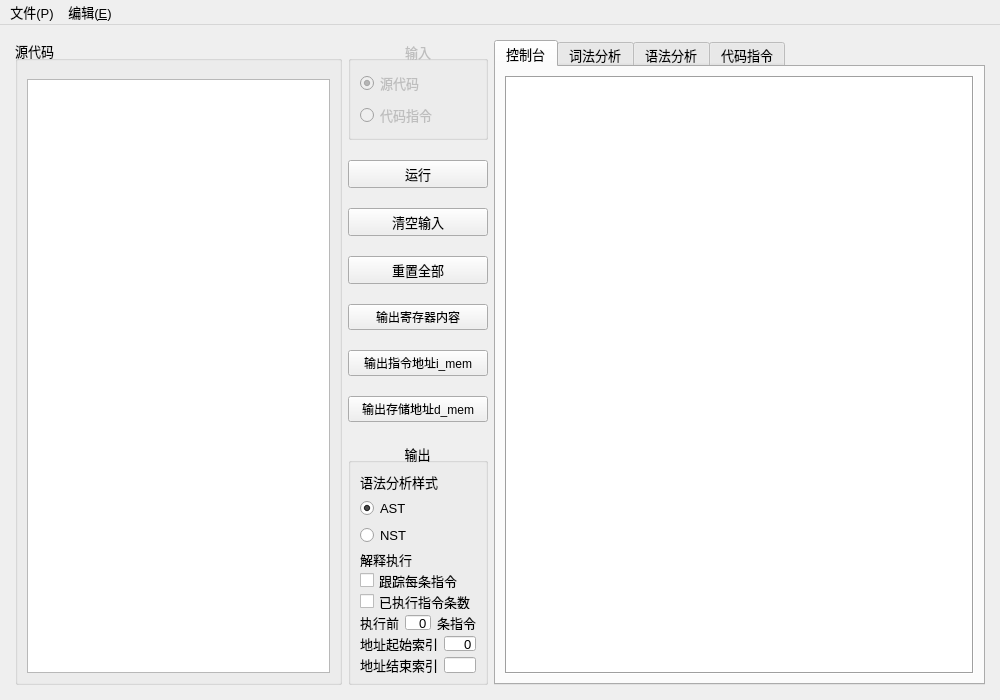
<?xml version="1.0" encoding="UTF-8"?>
<ui version="4.0">
 <class>MainWindow</class>
 <widget class="QMainWindow" name="MainWindow">
  <property name="geometry">
   <rect>
    <x>0</x>
    <y>0</y>
    <width>1000</width>
    <height>700</height>
   </rect>
  </property>
  <property name="minimumSize">
   <size>
    <width>1000</width>
    <height>700</height>
   </size>
  </property>
  <property name="windowTitle">
   <string>Mini C 编译器</string>
  </property>
  <property name="styleSheet">
   <string notr="true"/>
  </property>
  <property name="documentMode">
   <bool>false</bool>
  </property>
  <property name="dockOptions">
   <set>QMainWindow::AllowTabbedDocks|QMainWindow::AnimatedDocks</set>
  </property>
  <widget class="QWidget" name="centralwidget">
   <layout class="QGridLayout" name="gridLayout">
    <item row="0" column="0">
     <layout class="QHBoxLayout" name="horizontalLayout" stretch="4,1,6">
      <property name="spacing">
       <number>6</number>
      </property>
      <property name="leftMargin">
       <number>6</number>
      </property>
      <property name="topMargin">
       <number>6</number>
      </property>
      <property name="rightMargin">
       <number>6</number>
      </property>
      <property name="bottomMargin">
       <number>6</number>
      </property>
      <item>
       <widget class="QGroupBox" name="groupBox">
        <property name="font">
         <font>
          <pointsize>10</pointsize>
         </font>
        </property>
        <property name="title">
         <string>源代码</string>
        </property>
        <layout class="QGridLayout" name="gridLayout_4">
         <property name="topMargin">
          <number>18</number>
         </property>
         <item row="1" column="0">
          <widget class="QTextEdit" name="code_textEdit">
           <property name="font">
            <font>
             <pointsize>10</pointsize>
            </font>
           </property>
           <property name="lineWidth">
            <number>0</number>
           </property>
           <property name="acceptRichText">
            <bool>false</bool>
           </property>
          </widget>
         </item>
        </layout>
       </widget>
      </item>
      <item>
       <layout class="QVBoxLayout" name="verticalLayout_2" stretch="1,3,1,1,1,1,1,1,1,1">
        <property name="spacing">
         <number>20</number>
        </property>
        <item>
         <spacer name="verticalSpacer">
          <property name="orientation">
           <enum>Qt::Vertical</enum>
          </property>
          <property name="sizeHint" stdset="0">
           <size>
            <width>20</width>
            <height>40</height>
           </size>
          </property>
         </spacer>
        </item>
        <item>
         <widget class="QGroupBox" name="groupBox_3">
          <property name="enabled">
           <bool>false</bool>
          </property>
          <property name="font">
           <font>
            <pointsize>10</pointsize>
           </font>
          </property>
          <property name="title">
           <string>输入</string>
          </property>
          <property name="alignment">
           <set>Qt::AlignCenter</set>
          </property>
          <layout class="QGridLayout" name="gridLayout_7">
           <item row="0" column="0">
            <layout class="QVBoxLayout" name="verticalLayout_3">
             <item>
              <widget class="QRadioButton" name="source_code_radioButton">
               <property name="font">
                <font>
                 <pointsize>10</pointsize>
                </font>
               </property>
               <property name="text">
                <string>源代码</string>
               </property>
               <property name="checked">
                <bool>true</bool>
               </property>
              </widget>
             </item>
             <item>
              <widget class="QRadioButton" name="code_instructions_radioButton">
               <property name="text">
                <string>代码指令</string>
               </property>
              </widget>
             </item>
            </layout>
           </item>
          </layout>
         </widget>
        </item>
        <item>
         <widget class="QPushButton" name="generate_pushButton">
          <property name="font">
           <font>
            <pointsize>10</pointsize>
           </font>
          </property>
          <property name="styleSheet">
           <string notr="true"/>
          </property>
          <property name="text">
           <string>运行</string>
          </property>
         </widget>
        </item>
        <item>
         <widget class="QPushButton" name="clear_code_pushButton">
          <property name="font">
           <font>
            <pointsize>10</pointsize>
           </font>
          </property>
          <property name="text">
           <string>清空输入</string>
          </property>
         </widget>
        </item>
        <item>
         <widget class="QPushButton" name="reset_pushButton">
          <property name="font">
           <font>
            <pointsize>10</pointsize>
           </font>
          </property>
          <property name="text">
           <string>重置全部</string>
          </property>
         </widget>
        </item>
        <item>
         <widget class="QPushButton" name="pushButton">
          <property name="text">
           <string>输出寄存器内容</string>
          </property>
         </widget>
        </item>
        <item>
         <widget class="QPushButton" name="pushButton_2">
          <property name="text">
           <string>输出指令地址i_mem</string>
          </property>
         </widget>
        </item>
        <item>
         <widget class="QPushButton" name="pushButton_3">
          <property name="text">
           <string>输出存储地址d_mem</string>
          </property>
         </widget>
        </item>
        <item>
         <widget class="QGroupBox" name="groupBox_2">
          <property name="enabled">
           <bool>true</bool>
          </property>
          <property name="minimumSize">
           <size>
            <width>0</width>
            <height>0</height>
           </size>
          </property>
          <property name="font">
           <font>
            <pointsize>10</pointsize>
           </font>
          </property>
          <property name="title">
           <string>输出</string>
          </property>
          <property name="alignment">
           <set>Qt::AlignCenter</set>
          </property>
          <layout class="QGridLayout" name="gridLayout_5">
           <item row="0" column="0">
            <layout class="QVBoxLayout" name="verticalLayout" stretch="1,1,1,1,1">
             <item>
              <spacer name="verticalSpacer_3">
               <property name="orientation">
                <enum>Qt::Vertical</enum>
               </property>
               <property name="sizeHint" stdset="0">
                <size>
                 <width>20</width>
                 <height>40</height>
                </size>
               </property>
              </spacer>
             </item>
             <item>
              <widget class="QLabel" name="label">
               <property name="text">
                <string>语法分析样式</string>
               </property>
              </widget>
             </item>
             <item>
              <widget class="QRadioButton" name="ast_radioButton">
               <property name="font">
                <font>
                 <pointsize>10</pointsize>
                </font>
               </property>
               <property name="text">
                <string>AST</string>
               </property>
               <property name="checked">
                <bool>true</bool>
               </property>
              </widget>
             </item>
             <item>
              <widget class="QRadioButton" name="nst_radioButton">
               <property name="font">
                <font>
                 <pointsize>10</pointsize>
                </font>
               </property>
               <property name="text">
                <string>NST</string>
               </property>
              </widget>
             </item>
             <item>
              <spacer name="verticalSpacer_4">
               <property name="orientation">
                <enum>Qt::Vertical</enum>
               </property>
               <property name="sizeHint" stdset="0">
                <size>
                 <width>20</width>
                 <height>40</height>
                </size>
               </property>
              </spacer>
             </item>
            </layout>
           </item>
           <item row="1" column="0">
            <layout class="QVBoxLayout" name="verticalLayout_5" stretch="1,1,1,1,0,0,0,1">
             <item>
              <spacer name="verticalSpacer_5">
               <property name="orientation">
                <enum>Qt::Vertical</enum>
               </property>
               <property name="sizeHint" stdset="0">
                <size>
                 <width>20</width>
                 <height>40</height>
                </size>
               </property>
              </spacer>
             </item>
             <item>
              <widget class="QLabel" name="label_2">
               <property name="text">
                <string>解释执行</string>
               </property>
              </widget>
             </item>
             <item>
              <widget class="QCheckBox" name="checkBox">
               <property name="text">
                <string>跟踪每条指令</string>
               </property>
              </widget>
             </item>
             <item>
              <widget class="QCheckBox" name="checkBox_2">
               <property name="text">
                <string>已执行指令条数</string>
               </property>
              </widget>
             </item>
             <item>
              <layout class="QHBoxLayout" name="horizontalLayout_3" stretch="0,0,0">
               <item>
                <widget class="QLabel" name="label_3">
                 <property name="text">
                  <string>执行前</string>
                 </property>
                </widget>
               </item>
               <item>
                <widget class="QLineEdit" name="lineEdit">
                 <property name="inputMask">
                  <string/>
                 </property>
                 <property name="text">
                  <string>0</string>
                 </property>
                 <property name="alignment">
                  <set>Qt::AlignRight|Qt::AlignTrailing|Qt::AlignVCenter</set>
                 </property>
                 <property name="dragEnabled">
                  <bool>true</bool>
                 </property>
                 <property name="placeholderText">
                  <string>默认至结尾</string>
                 </property>
                </widget>
               </item>
               <item>
                <widget class="QLabel" name="label_4">
                 <property name="text">
                  <string>条指令</string>
                 </property>
                </widget>
               </item>
              </layout>
             </item>
             <item>
              <layout class="QHBoxLayout" name="horizontalLayout_4">
               <item>
                <widget class="QLabel" name="label_5">
                 <property name="text">
                  <string>地址起始索引</string>
                 </property>
                </widget>
               </item>
               <item>
                <widget class="QLineEdit" name="lineEdit_2">
                 <property name="text">
                  <string>0</string>
                 </property>
                 <property name="alignment">
                  <set>Qt::AlignRight|Qt::AlignTrailing|Qt::AlignVCenter</set>
                 </property>
                </widget>
               </item>
              </layout>
             </item>
             <item>
              <layout class="QHBoxLayout" name="horizontalLayout_5">
               <item>
                <widget class="QLabel" name="label_6">
                 <property name="text">
                  <string>地址结束索引</string>
                 </property>
                </widget>
               </item>
               <item>
                <widget class="QLineEdit" name="lineEdit_3">
                 <property name="alignment">
                  <set>Qt::AlignRight|Qt::AlignTrailing|Qt::AlignVCenter</set>
                 </property>
                </widget>
               </item>
              </layout>
             </item>
             <item>
              <spacer name="verticalSpacer_6">
               <property name="orientation">
                <enum>Qt::Vertical</enum>
               </property>
               <property name="sizeHint" stdset="0">
                <size>
                 <width>20</width>
                 <height>40</height>
                </size>
               </property>
              </spacer>
             </item>
            </layout>
           </item>
          </layout>
         </widget>
        </item>
        <item>
         <spacer name="verticalSpacer_2">
          <property name="orientation">
           <enum>Qt::Vertical</enum>
          </property>
          <property name="sizeHint" stdset="0">
           <size>
            <width>20</width>
            <height>40</height>
           </size>
          </property>
         </spacer>
        </item>
       </layout>
      </item>
      <item>
       <widget class="QTabWidget" name="tabWidget">
        <property name="font">
         <font>
          <pointsize>10</pointsize>
         </font>
        </property>
        <property name="styleSheet">
         <string notr="true"/>
        </property>
        <property name="currentIndex">
         <number>0</number>
        </property>
        <widget class="QWidget" name="tab_0">
         <attribute name="title">
          <string>控制台</string>
         </attribute>
         <layout class="QGridLayout" name="gridLayout_8">
          <item row="0" column="0">
           <widget class="QTextEdit" name="console_textEdit">
            <property name="frameShape">
             <enum>QFrame::Box</enum>
            </property>
            <property name="frameShadow">
             <enum>QFrame::Sunken</enum>
            </property>
            <property name="lineWidth">
             <number>1</number>
            </property>
            <property name="sizeAdjustPolicy">
             <enum>QAbstractScrollArea::AdjustToContents</enum>
            </property>
            <property name="readOnly">
             <bool>true</bool>
            </property>
           </widget>
          </item>
         </layout>
        </widget>
        <widget class="QWidget" name="tab">
         <attribute name="title">
          <string>词法分析</string>
         </attribute>
         <layout class="QGridLayout" name="gridLayout_2">
          <item row="0" column="0">
           <widget class="QTableWidget" name="lexer_tableWidget">
            <property name="font">
             <font>
              <pointsize>10</pointsize>
             </font>
            </property>
            <attribute name="horizontalHeaderCascadingSectionResizes">
             <bool>true</bool>
            </attribute>
            <attribute name="horizontalHeaderShowSortIndicator" stdset="0">
             <bool>false</bool>
            </attribute>
            <column>
             <property name="text">
              <string>类别</string>
             </property>
            </column>
            <column>
             <property name="text">
              <string>标记</string>
             </property>
            </column>
            <column>
             <property name="text">
              <string>行号</string>
             </property>
            </column>
            <column>
             <property name="text">
              <string>偏移</string>
             </property>
            </column>
           </widget>
          </item>
         </layout>
        </widget>
        <widget class="QWidget" name="tab_2">
         <attribute name="title">
          <string>语法分析</string>
         </attribute>
         <layout class="QGridLayout" name="gridLayout_3">
          <item row="0" column="0">
           <widget class="QTreeWidget" name="parser_treeWidget">
            <property name="font">
             <font>
              <pointsize>10</pointsize>
             </font>
            </property>
            <property name="horizontalScrollBarPolicy">
             <enum>Qt::ScrollBarAlwaysOn</enum>
            </property>
            <property name="editTriggers">
             <set>QAbstractItemView::NoEditTriggers</set>
            </property>
            <property name="horizontalScrollMode">
             <enum>QAbstractItemView::ScrollPerPixel</enum>
            </property>
            <property name="headerHidden">
             <bool>true</bool>
            </property>
            <attribute name="headerMinimumSectionSize">
             <number>900</number>
            </attribute>
            <column>
             <property name="text">
              <string notr="true">1</string>
             </property>
            </column>
           </widget>
          </item>
         </layout>
        </widget>
        <widget class="QWidget" name="tab_3">
         <attribute name="title">
          <string>代码指令</string>
         </attribute>
         <layout class="QGridLayout" name="gridLayout_6">
          <item row="0" column="0">
           <widget class="QTextEdit" name="code_instructions_textEdit"/>
          </item>
         </layout>
        </widget>
       </widget>
      </item>
     </layout>
    </item>
   </layout>
  </widget>
  <widget class="QMenuBar" name="menubar">
   <property name="geometry">
    <rect>
     <x>0</x>
     <y>0</y>
     <width>1000</width>
     <height>25</height>
    </rect>
   </property>
   <property name="font">
    <font>
     <pointsize>10</pointsize>
    </font>
   </property>
   <widget class="QMenu" name="menu">
    <property name="minimumSize">
     <size>
      <width>0</width>
      <height>0</height>
     </size>
    </property>
    <property name="font">
     <font>
      <pointsize>10</pointsize>
     </font>
    </property>
    <property name="title">
     <string>文件(P)</string>
    </property>
    <addaction name="action_N"/>
    <addaction name="action_O"/>
    <addaction name="action_S"/>
    <addaction name="action_E"/>
    <addaction name="separator"/>
    <addaction name="action_Q"/>
   </widget>
   <widget class="QMenu" name="menu_E">
    <property name="font">
     <font>
      <pointsize>10</pointsize>
     </font>
    </property>
    <property name="title">
     <string>编辑(&amp;E)</string>
    </property>
    <addaction name="action_C"/>
    <addaction name="action_R"/>
   </widget>
   <addaction name="menu"/>
   <addaction name="menu_E"/>
  </widget>
  <action name="action_O">
   <property name="text">
    <string>打开(&amp;O)</string>
   </property>
   <property name="font">
    <font>
     <pointsize>10</pointsize>
    </font>
   </property>
  </action>
  <action name="action_N">
   <property name="text">
    <string>新建(&amp;N)</string>
   </property>
   <property name="font">
    <font>
     <pointsize>10</pointsize>
    </font>
   </property>
  </action>
  <action name="action_S">
   <property name="text">
    <string>保存(&amp;S)</string>
   </property>
   <property name="font">
    <font>
     <pointsize>10</pointsize>
    </font>
   </property>
  </action>
  <action name="action_Q">
   <property name="text">
    <string>退出(&amp;Q)</string>
   </property>
   <property name="font">
    <font>
     <pointsize>10</pointsize>
    </font>
   </property>
  </action>
  <action name="action_C">
   <property name="text">
    <string>清空输入(&amp;C)</string>
   </property>
   <property name="font">
    <font>
     <pointsize>10</pointsize>
    </font>
   </property>
  </action>
  <action name="action_E">
   <property name="text">
    <string>保存为(&amp;E)</string>
   </property>
   <property name="font">
    <font>
     <pointsize>10</pointsize>
    </font>
   </property>
  </action>
  <action name="action_R">
   <property name="text">
    <string>重置全部(&amp;R)</string>
   </property>
   <property name="font">
    <font>
     <pointsize>10</pointsize>
    </font>
   </property>
  </action>
 </widget>
 <resources/>
 <connections/>
</ui>
